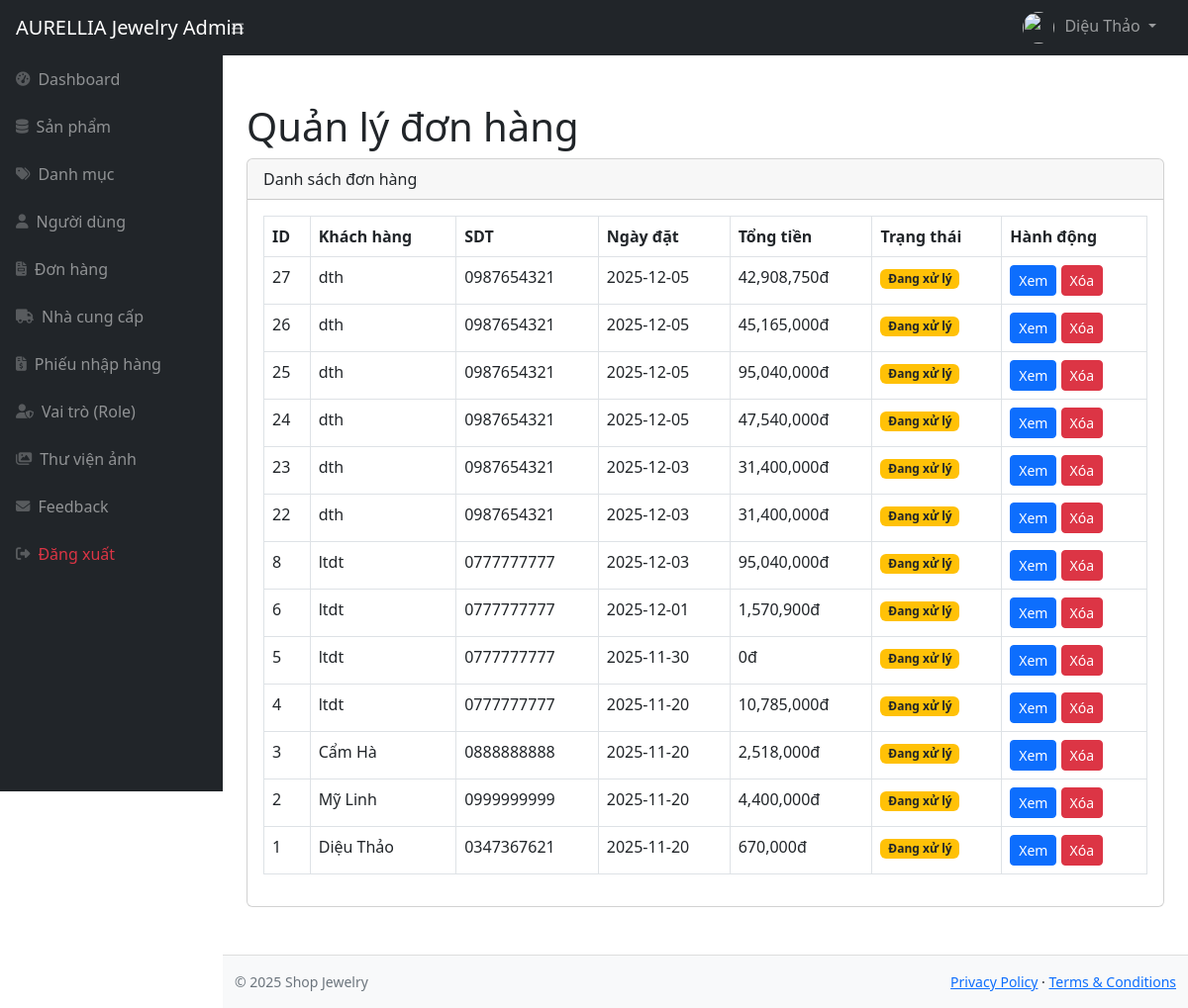
Page /admin/index.php?act=order (signed in) on the committed database.
### tables this page shows
CREATE TABLE `order` (
  `id` int(11) NOT NULL,
  `fullname` varchar(255) NOT NULL,
  `email` varchar(255) DEFAULT NULL,
  `phone_number` varchar(255) NOT NULL,
  `address` varchar(255) NOT NULL,
  `note` varchar(255) DEFAULT NULL,
  `order_date` date DEFAULT NULL,
  `status` int(11) DEFAULT NULL,
  `total_money` int(11) DEFAULT NULL,
  `user_id` int(11) DEFAULT NULL,
  `payment_method` varchar(20) DEFAULT NULL,
  `trans_id` varchar(50) DEFAULT NULL,
  `isDeleted` int(11) DEFAULT NULL
);

### admin/controllers/OrderController.php (called while the page is built, shortened)
<?php
require "models/OrderModel.php";
class OrderController {
    private $model;
    function __construct($db) {
        $this->model = new OrderModel($db);
    }
    function index() {
        $orders = $this->model->getAll();
        include "layouts/main.php";
    }
}

### admin/models/OrderModel.php (called while the page is built, shortened)
<?php
class OrderModel {
    private $conn;
    function __construct($db) {
        $this->conn = $db;
    }
    function getAll() {
        $sql = "SELECT o.*, u.fullname as user_name
                FROM `order` o
                LEFT JOIN `user` u ON o.user_id = u.id
                WHERE o.isDeleted = 0
                ORDER BY o.id DESC";
        return $this->conn->query($sql);
    }
}

### admin/views/order/list.php (the view)
<h1 class="mt-4">Quản lý đơn hàng</h1>
<div class="card mb-4">
    <div class="card-header">Danh sách đơn hàng</div>
    <div class="card-body">
        <table class="table table-bordered table-hover">
            <thead>
                <tr>
                    <th>ID</th>
                    <th>Khách hàng</th>
                    <th>SDT</th>
                    <th>Ngày đặt</th>
                    <th>Tổng tiền</th>
                    <th>Trạng thái</th>
                    <th>Hành động</th>
                </tr>
            </thead>
            <tbody>
                <?php while($o = $orders->fetch_assoc()) { ?>
                <tr style="cursor:pointer" onclick="window.location='index.php?act=order-detail&id=<?= $o['id'] ?>'">
                    <td><?= $o['id'] ?></td>
                    <td><?= htmlspecialchars($o['fullname'] ?: $o['user_name']) ?></td>
                    <td><?= htmlspecialchars($o['phone_number']) ?></td>
                    <td><?= $o['order_date'] ?></td>
                    <td><?= number_format($o['total_money']) ?>đ</td>
                    <td>
                        <?php if ($o['status'] == 0) { ?>
                            <span class="badge bg-warning text-dark">Đang xử lý</span>
                        <?php } else { ?>
                            <span class="badge bg-success">Đã duyệt</span>
                        <?php } ?>
                    </td>
                    <td>
                        <a href="index.php?act=order-detail&id=<?= $o['id'] ?>" class="btn btn-sm btn-primary">Xem</a>
                        <a href="index.php?act=order-delete&id=<?= $o['id'] ?>"
                           class="btn btn-sm btn-danger"
                           onclick="event.stopPropagation(); return confirm('Xóa đơn hàng?')">Xóa</a>
                    </td>
                </tr>
                <?php } ?>
            </tbody>
        </table>
    </div>
</div>

### rows in the picture
order: id "27", fullname "dth", phone_number "0987654321", order_date "2025-12-05", total_money "42,908,750", status "Đang xử lý"
order: id "26", fullname "dth", phone_number "0987654321", order_date "2025-12-05", total_money "45,165,000", status "Đang xử lý"
order: id "25", fullname "dth", phone_number "0987654321", order_date "2025-12-05", total_money "95,040,000", status "Đang xử lý"
order: id "24", fullname "dth", phone_number "0987654321", order_date "2025-12-05", total_money "47,540,000", status "Đang xử lý"
order: id "23", fullname "dth", phone_number "0987654321", order_date "2025-12-03", total_money "31,400,000", status "Đang xử lý"
order: id "22", fullname "dth", phone_number "0987654321", order_date "2025-12-03", total_money "31,400,000", status "Đang xử lý"
order: id "8", fullname "ltdt", phone_number "0777777777", order_date "2025-12-03", total_money "95,040,000", status "Đang xử lý"
order: id "6", fullname "ltdt", phone_number "0777777777", order_date "2025-12-01", total_money "1,570,900", status "Đang xử lý"
order: id "5", fullname "ltdt", phone_number "0777777777", order_date "2025-11-30", total_money "0", status "Đang xử lý"
order: id "4", fullname "ltdt", phone_number "0777777777", order_date "2025-11-20", total_money "10,785,000", status "Đang xử lý"
order: id "3", fullname "Cẩm Hà", phone_number "0888888888", order_date "2025-11-20", total_money "2,518,000", status "Đang xử lý"
order: id "2", fullname "Mỹ Linh", phone_number "0999999999", order_date "2025-11-20", total_money "4,400,000", status "Đang xử lý"
order: id "1", fullname "Diệu Thảo", phone_number "0347367621", order_date "2025-11-20", total_money "670,000", status "Đang xử lý"

### other values in the picture
$adminName "Diệu Thảo"
